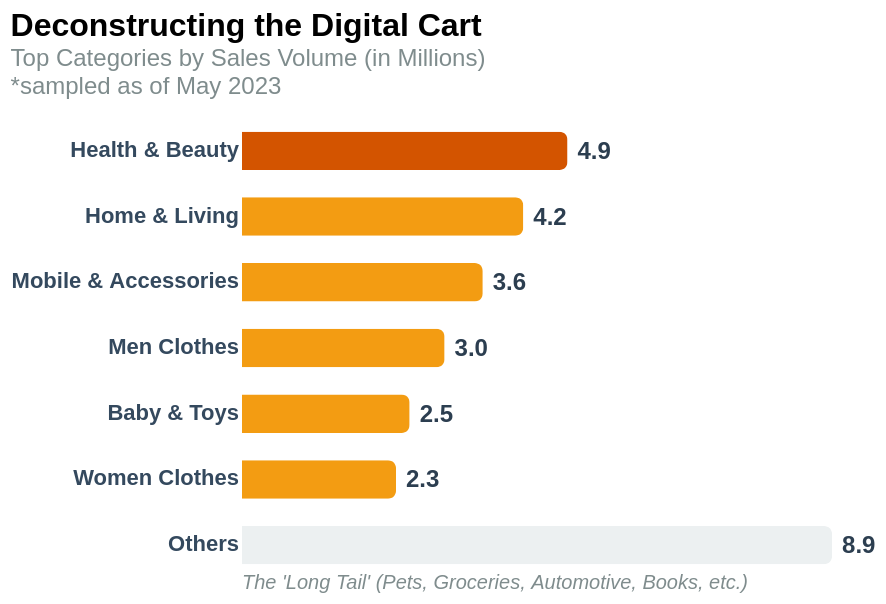

Express this chart as Vega-Lite.
### Vega-Lite specification from a JSON file in a GitHub repository (floating-point values rounded to 4 significant figures)
{"$schema": "https://vega.github.io/schema/vega-lite/v5.json", "width": 300, "height": 230, "title": {"text": "Deconstructing the Digital Cart", "subtitle": ["Top Categories by Sales Volume (in Millions)", "*sampled as of May 2023"], "fontSize": 16, "subtitleFontSize": 12, "subtitleColor": "#7f8c8d", "anchor": "start", "offset": 10}, "data": {"values": [{"Category": "Health & Beauty", "Sales": 4882631}, {"Category": "Home & Living", "Sales": 4219313}, {"Category": "Mobile & Accessories", "Sales": 3611451}, {"Category": "Men Clothes", "Sales": 3038874}, {"Category": "Baby & Toys", "Sales": 2514553}, {"Category": "Women Clothes", "Sales": 2310407}, {"Category": "Others", "Sales": 8851205}]}, "transform": [{"calculate": "datum.Sales / 1000000", "as": "Sales_M"}], "encoding": {"y": {"field": "Category", "type": "nominal", "sort": ["Health & Beauty", "Home & Living", "Mobile & Accessories", "Men Clothes", "Baby & Toys", "Women Clothes", "Others"], "axis": {"title": null, "grid": false, "ticks": false, "domain": false, "labelFontSize": 11, "labelFontWeight": "bold", "labelColor": "#34495e"}}, "x": {"field": "Sales_M", "type": "quantitative", "axis": null}}, "layer": [{"mark": {"type": "bar", "cornerRadiusEnd": 4, "height": {"band": 0.65}}, "encoding": {"color": {"condition": [{"test": "datum.Category === 'Health & Beauty'", "value": "#d35400"}, {"test": "datum.Category === 'Others'", "value": "#ecf0f1"}], "value": "#f39c12"}}}, {"description": "Annotations", "mark": {"type": "text", "align": "left", "baseline": "middle", "dx": 5, "fontSize": 12, "fontWeight": "bold", "fill": "#2c3e50"}, "encoding": {"text": {"field": "Sales_M", "type": "quantitative", "format": ".1f"}}}, {"description": "Others", "mark": {"type": "text", "align": "left", "baseline": "top", "dx": 0, "dy": 14, "fontSize": 10, "fontStyle": "italic", "fill": "#7f8c8d"}, "encoding": {"x": {"value": 0}, "text": {"condition": {"test": "datum.Category === 'Others'", "value": "The 'Long Tail' (Pets, Groceries, Automotive, Books, etc.)"}, "value": ""}}}], "config": {"view": {"stroke": "transparent"}}}
